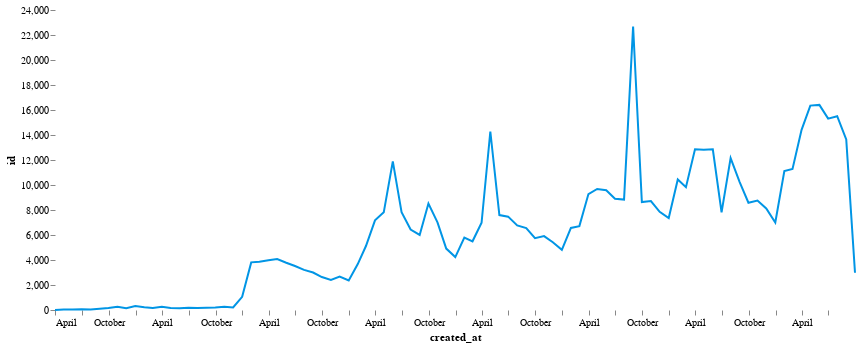

Notebook code cell kept with this figure:
### Code cell
monthly = all_custom_boundaries.groupby(pd.Grouper(key='created_at', freq='1M'))['id'].count()
monthly.vgplot(width=800)

## NOTE: is it SE style or Altair making month labels instead of year ones?

### Figure 1 — Vega-Lite specification as saved in the notebook (floating-point values rounded to 4 significant figures)
{"$schema": "https://vega.github.io/schema/vega-lite/v2.6.0.json", "config": {"area": {"fill": "#0195E5"}, "autosize": {"resize": true, "type": "pad"}, "axis": {"domain": false, "grid": false}, "axisX": {"labelAngle": 0}, "legend": {"gradientDirection": "vertical", "labelColor": "#191F2D", "labelFont": "Source Sans Pro", "labelFontSize": 12, "orient": "top-left", "symbolSize": 40, "titleColor": "#191F2D", "titleFont": "Source Sans Pro", "titleFontSize": 16, "titleFontWeight": 300, "titlePadding": 10}, "line": {"stroke": "#0195E5"}, "range": {"category": ["#032765", "#0195E5", "#3FE8DF", "#E0E527", "#7329FF", "#ed76fb"], "diverging": ["#0195E5", "white", "red"], "heatmap": ["white", "#CEF4FF", "#0195E5"], "ordinal": ["white", "#CEF4FF", "#0195E5"]}, "rect": {"fill": "#0195E5"}, "style": {"cell": {"stroke": "transparent"}}, "view": {"height": 800, "width": 800}}, "data": {"name": "data-1bc2397bfdf316da2711e29d6bee0c87"}, "datasets": {"data-1bc2397bfdf316da2711e29d6bee0c87": [{"created_at": "2011-03-31T00:00:00", "id": 4}, {"created_at": "2011-04-30T00:00:00", "id": 41}, {"created_at": "2011-05-31T00:00:00", "id": 35}, {"created_at": "2011-06-30T00:00:00", "id": 68}, {"created_at": "2011-07-31T00:00:00", "id": 33}, {"created_at": "2011-08-31T00:00:00", "id": 91}, {"created_at": "2011-09-30T00:00:00", "id": 161}, {"created_at": "2011-10-31T00:00:00", "id": 256}, {"created_at": "2011-11-30T00:00:00", "id": 150}, {"created_at": "2011-12-31T00:00:00", "id": 315}, {"created_at": "2012-01-31T00:00:00", "id": 225}, {"created_at": "2012-02-29T00:00:00", "id": 156}, {"created_at": "2012-03-31T00:00:00", "id": 253}, {"created_at": "2012-04-30T00:00:00", "id": 165}, {"created_at": "2012-05-31T00:00:00", "id": 143}, {"created_at": "2012-06-30T00:00:00", "id": 171}, {"created_at": "2012-07-31T00:00:00", "id": 157}, {"created_at": "2012-08-31T00:00:00", "id": 175}, {"created_at": "2012-09-30T00:00:00", "id": 195}, {"created_at": "2012-10-31T00:00:00", "id": 258}, {"created_at": "2012-11-30T00:00:00", "id": 202}, {"created_at": "2012-12-31T00:00:00", "id": 1052}, {"created_at": "2013-01-31T00:00:00", "id": 3810}, {"created_at": "2013-02-28T00:00:00", "id": 3862}, {"created_at": "2013-03-31T00:00:00", "id": 3975}, {"created_at": "2013-04-30T00:00:00", "id": 4073}, {"created_at": "2013-05-31T00:00:00", "id": 3782}, {"created_at": "2013-06-30T00:00:00", "id": 3521}, {"created_at": "2013-07-31T00:00:00", "id": 3210}, {"created_at": "2013-08-31T00:00:00", "id": 2998}, {"created_at": "2013-09-30T00:00:00", "id": 2634}, {"created_at": "2013-10-31T00:00:00", "id": 2413}, {"created_at": "2013-11-30T00:00:00", "id": 2681}, {"created_at": "2013-12-31T00:00:00", "id": 2370}, {"created_at": "2014-01-31T00:00:00", "id": 3673}, {"created_at": "2014-02-28T00:00:00", "id": 5119}, {"created_at": "2014-03-31T00:00:00", "id": 7172}, {"created_at": "2014-04-30T00:00:00", "id": 7815}, {"created_at": "2014-05-31T00:00:00", "id": 11895}, {"created_at": "2014-06-30T00:00:00", "id": 7832}, {"created_at": "2014-07-31T00:00:00", "id": 6437}, {"created_at": "2014-08-31T00:00:00", "id": 6006}, {"created_at": "2014-09-30T00:00:00", "id": 8516}, {"created_at": "2014-10-31T00:00:00", "id": 7005}, {"created_at": "2014-11-30T00:00:00", "id": 4912}, {"created_at": "2014-12-31T00:00:00", "id": 4234}, {"created_at": "2015-01-31T00:00:00", "id": 5801}, {"created_at": "2015-02-28T00:00:00", "id": 5495}, {"created_at": "2015-03-31T00:00:00", "id": 6979}, {"created_at": "2015-04-30T00:00:00", "id": 14280}, {"created_at": "2015-05-31T00:00:00", "id": 7595}, {"created_at": "2015-06-30T00:00:00", "id": 7468}, {"created_at": "2015-07-31T00:00:00", "id": 6763}, {"created_at": "2015-08-31T00:00:00", "id": 6549}, {"created_at": "2015-09-30T00:00:00", "id": 5744}, {"created_at": "2015-10-31T00:00:00", "id": 5913}, {"created_at": "2015-11-30T00:00:00", "id": 5419}, {"created_at": "2015-12-31T00:00:00", "id": 4810}, {"created_at": "2016-01-31T00:00:00", "id": 6567}, {"created_at": "2016-02-29T00:00:00", "id": 6709}, {"created_at": "2016-03-31T00:00:00", "id": 9273}, {"created_at": "2016-04-30T00:00:00", "id": 9686}, {"created_at": "2016-05-31T00:00:00", "id": 9583}, {"created_at": "2016-06-30T00:00:00", "id": 8905}, {"created_at": "2016-07-31T00:00:00", "id": 8832}, {"created_at": "2016-08-31T00:00:00", "id": 22680}, {"created_at": "2016-09-30T00:00:00", "id": 8635}, {"created_at": "2016-10-31T00:00:00", "id": 8714}, {"created_at": "2016-11-30T00:00:00", "id": 7852}, {"created_at": "2016-12-31T00:00:00", "id": 7355}, {"created_at": "2017-01-31T00:00:00", "id": 10440}, {"created_at": "2017-02-28T00:00:00", "id": 9826}, {"created_at": "2017-03-31T00:00:00", "id": 12852}, {"created_at": "2017-04-30T00:00:00", "id": 12815}, {"created_at": "2017-05-31T00:00:00", "id": 12858}, {"created_at": "2017-06-30T00:00:00", "id": 7805}, {"created_at": "2017-07-31T00:00:00", "id": 12145}, {"created_at": "2017-08-31T00:00:00", "id": 10232}, {"created_at": "2017-09-30T00:00:00", "id": 8583}, {"created_at": "2017-10-31T00:00:00", "id": 8754}, {"created_at": "2017-11-30T00:00:00", "id": 8118}, {"created_at": "2017-12-31T00:00:00", "id": 6999}, {"created_at": "2018-01-31T00:00:00", "id": 11119}, {"created_at": "2018-02-28T00:00:00", "id": 11280}, {"created_at": "2018-03-31T00:00:00", "id": 14417}, {"created_at": "2018-04-30T00:00:00", "id": 16354}, {"created_at": "2018-05-31T00:00:00", "id": 16408}, {"created_at": "2018-06-30T00:00:00", "id": 15311}, {"created_at": "2018-07-31T00:00:00", "id": 15506}, {"created_at": "2018-08-31T00:00:00", "id": 13641}, {"created_at": "2018-09-30T00:00:00", "id": 2978}]}, "encoding": {"x": {"field": "created_at", "type": "temporal"}, "y": {"field": "id", "type": "quantitative"}}, "height": 300, "mark": "line", "title": "", "width": 800}
